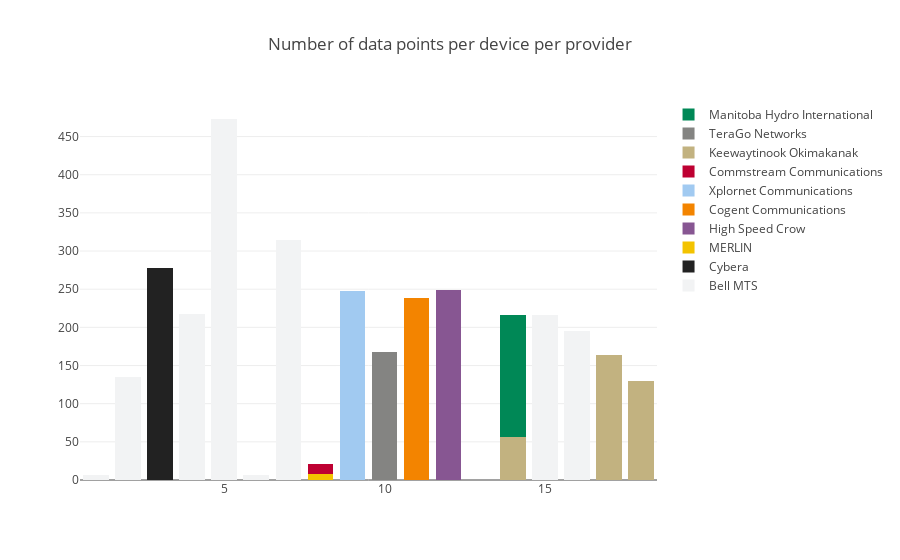

The notebook cell this image was saved under:
### Markdown cell above
# Part2: Speedtest statistics  by provider

### Code cell
providers_per_device = upload_df.groupby('SK_PI').apply(lambda x: x["PROVIDER"].unique()).apply(pd.Series)
providers_per_device['provider_count'] = providers_per_device.apply(lambda x: x.count(), axis=1)
#providers_per_device.head()
provider_counts_per_device = pd.Series(providers_per_device['provider_count']).value_counts().reset_index()
#provider_counts_per_device
#data = [go.Pie(
#            labels=provider_counts_per_device['index'],
#            values=provider_counts_per_device["provider_count"],
#    )]
#layout = go.Layout(
#        #barmode='stack',
#        title="Number of providers per device"
#    )

#fig1 = go.Figure(data=data, layout=layout)
#iplot(fig1)
points_by_device_by_provider=upload_df.groupby(['SK_PI', 'PROVIDER']).size().reset_index()
providers=upload_df['PROVIDER'].unique()
data=[]
i=0
for provider in providers:
    prov=[]
    for device in device_numbers:
        by_provider=points_by_device_by_provider.loc[(points_by_device_by_provider['SK_PI']==device)&(points_by_device_by_provider['PROVIDER']==provider)]
        if not by_provider.empty:
            prov.append(by_provider[0].iloc[0])
        else:
            prov.append(0)
    trace = go.Bar(x=device_numbers,y=prov, name = provider, marker=dict(color=colors[i]))
    i=i+1
    data.append(trace)
    layout = go.Layout(
        barmode='stack',
        title="Number of data points per device per provider"
    )
fig2 = go.Figure(data=data, layout=layout)
iplot(fig2)

### Figure 1 — Plotly figure (JSON) as saved in the notebook; plotly's stock layout.template omitted (floating-point values rounded to 4 significant figures)
{"data": [{"marker": {"color": "F2F3F4"}, "name": "Bell MTS", "type": "bar", "x": [1, 2, 3, 4, 5, 6, 7, 8, 9, 10, 11, 12, 14, 15, 16, 17, 18], "y": [6, 135, 0, 217, 473, 6, 314, 0, 0, 0, 0, 0, 0, 216, 195, 0, 0]}, {"marker": {"color": "222222"}, "name": "Cybera", "type": "bar", "x": [1, 2, 3, 4, 5, 6, 7, 8, 9, 10, 11, 12, 14, 15, 16, 17, 18], "y": [0, 0, 278, 0, 0, 0, 0, 0, 0, 0, 0, 0, 0, 0, 0, 0, 0]}, {"marker": {"color": "F3C300"}, "name": "MERLIN", "type": "bar", "x": [1, 2, 3, 4, 5, 6, 7, 8, 9, 10, 11, 12, 14, 15, 16, 17, 18], "y": [0, 0, 0, 0, 0, 0, 0, 8, 0, 0, 0, 0, 0, 0, 0, 0, 0]}, {"marker": {"color": "875692"}, "name": "High Speed Crow", "type": "bar", "x": [1, 2, 3, 4, 5, 6, 7, 8, 9, 10, 11, 12, 14, 15, 16, 17, 18], "y": [0, 0, 0, 0, 0, 0, 0, 0, 0, 0, 0, 249, 0, 0, 0, 0, 0]}, {"marker": {"color": "F38400"}, "name": "Cogent Communications", "type": "bar", "x": [1, 2, 3, 4, 5, 6, 7, 8, 9, 10, 11, 12, 14, 15, 16, 17, 18], "y": [0, 0, 0, 0, 0, 0, 0, 0, 0, 0, 239, 0, 0, 0, 0, 0, 0]}, {"marker": {"color": "A1CAF1"}, "name": "Xplornet Communications", "type": "bar", "x": [1, 2, 3, 4, 5, 6, 7, 8, 9, 10, 11, 12, 14, 15, 16, 17, 18], "y": [0, 0, 0, 0, 0, 0, 0, 0, 248, 0, 0, 0, 0, 0, 0, 0, 0]}, {"marker": {"color": "BE0032"}, "name": "Commstream Communications", "type": "bar", "x": [1, 2, 3, 4, 5, 6, 7, 8, 9, 10, 11, 12, 14, 15, 16, 17, 18], "y": [0, 0, 0, 0, 0, 0, 0, 13, 0, 0, 0, 0, 0, 0, 0, 0, 0]}, {"marker": {"color": "C2B280"}, "name": "Keewaytinook Okimakanak", "type": "bar", "x": [1, 2, 3, 4, 5, 6, 7, 8, 9, 10, 11, 12, 14, 15, 16, 17, 18], "y": [0, 0, 0, 0, 0, 0, 0, 0, 0, 0, 0, 0, 57, 0, 0, 164, 130]}, {"marker": {"color": "848482"}, "name": "TeraGo Networks", "type": "bar", "x": [1, 2, 3, 4, 5, 6, 7, 8, 9, 10, 11, 12, 14, 15, 16, 17, 18], "y": [0, 0, 0, 0, 0, 0, 0, 0, 0, 168, 0, 0, 0, 0, 0, 0, 0]}, {"marker": {"color": "008856"}, "name": "Manitoba Hydro International", "type": "bar", "x": [1, 2, 3, 4, 5, 6, 7, 8, 9, 10, 11, 12, 14, 15, 16, 17, 18], "y": [0, 0, 0, 0, 0, 0, 0, 0, 0, 0, 0, 0, 159, 0, 0, 0, 0]}], "layout": {"barmode": "stack", "title": "Number of data points per device per provider"}}
